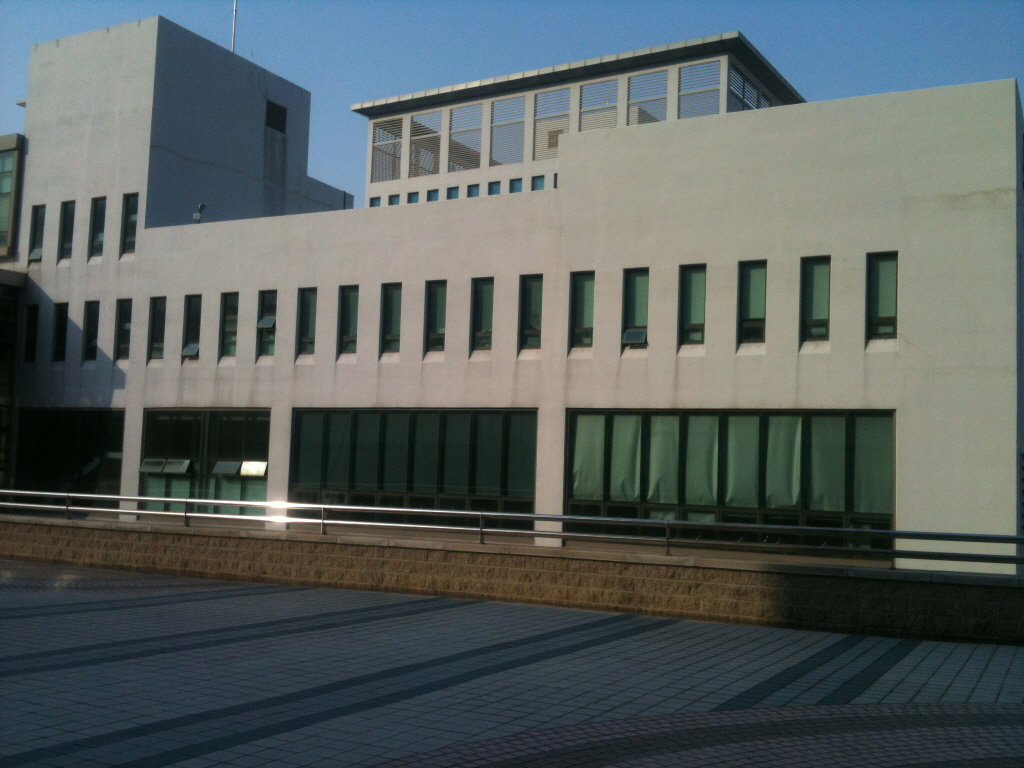
#> input picture dsu7.jpg, 1024 x 768 px, given in place of tracking1.avi, which was not available
$ jupyter execute ch14.ipynb
#> lines starting #> are read from the running program, lines starting #| are printed output that depends on the picture; after the words box and inside, x2 and y2 are one past the last pixel; in counts of white or black regions, pixels touching at a corner belong together; pictures that were not available may be replaced by others from this repository, and a replacement may not be noted
[cell 1]
import cv2
import numpy as np
cap = cv2.VideoCapture('tracking1.avi')
while(cap.isOpened):
    # Take each frame
    ret, frame = cap.read()
#> frame is the input picture: shape (768, 1024, 3); mean B, G, R 95.7, 96.2, 88.1
    if ret == False:
        break
    # Convert BGR to HSV
    hsv = cv2.cvtColor(frame, cv2.COLOR_BGR2HSV)
#> hsv: shape (768, 1024, 3); mean H, S, V 63.9, 67.1, 104.8
    # define range of blue color in HSV
    lower_blue = np.array([110,50,50])
    upper_blue = np.array([130,255,255])
    # Threshold the HSV image to get only blue colors
    mask = cv2.inRange(hsv, lower_blue, upper_blue)
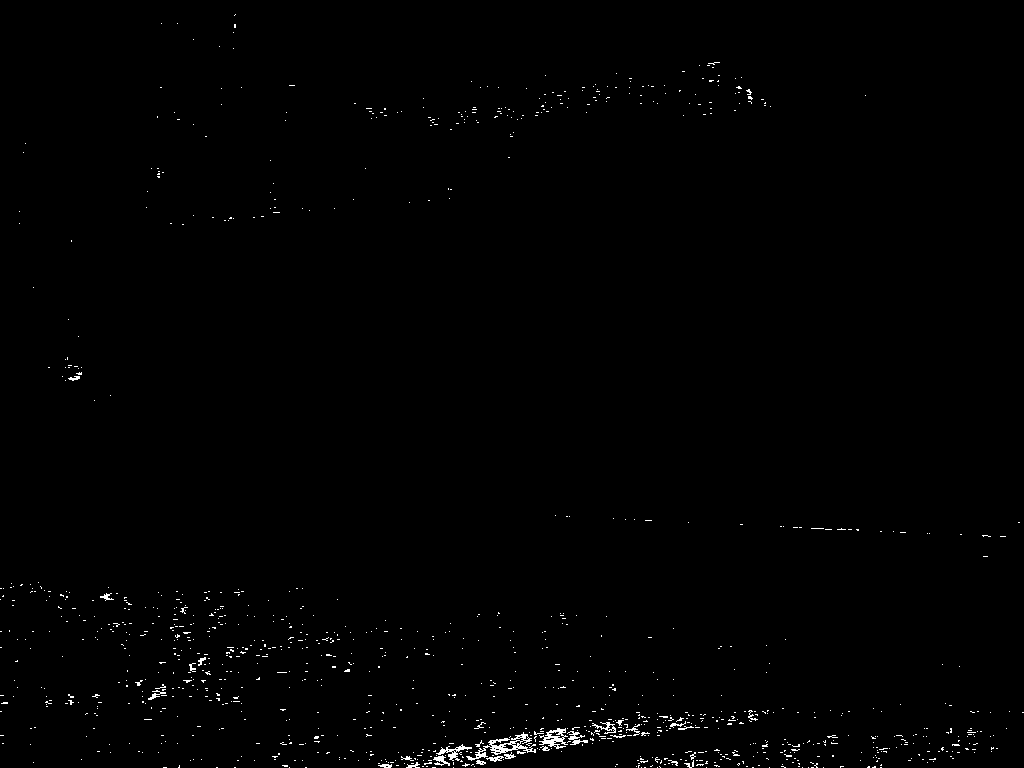
#> mask: shape (768, 1024); 0.65% white in thin lines or dots
    # Bitwise-AND mask and original image
    res = cv2.bitwise_and(frame,frame, mask= mask)
    cv2.imshow('frame',frame)
    cv2.imshow('mask',mask)
    cv2.imshow('res',res)
    k = cv2.waitKey(5) & 0xFF
#> (key Esc is pressed here)
    if k == 27:
        break
cap.release()
cv2.destroyAllWindows()

[cell 2]
import cv2
import numpy as np
from matplotlib import pyplot as plt

[cell 3]
img = cv2.imread('sIMG_2180.jpg',0)
#> img: shape (768, 1024); min 0, max 255, mean 93.7
ret,thresh1 = cv2.threshold(img,127,255,cv2.THRESH_BINARY)
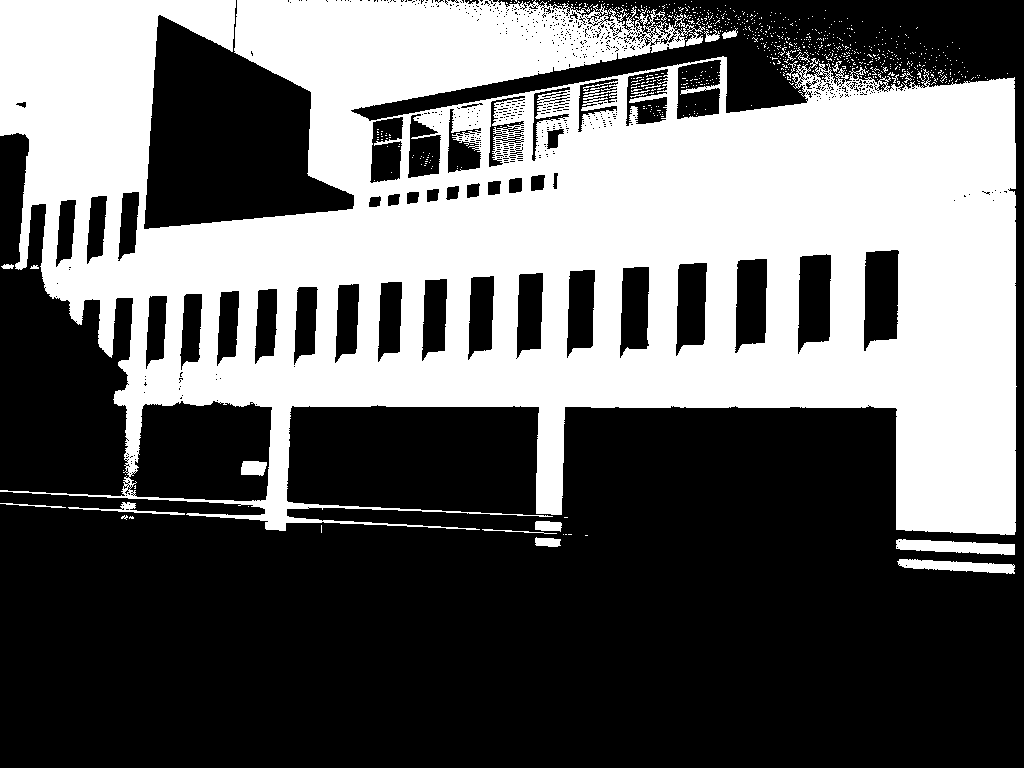
#> thresh1: shape (768, 1024); 40.2% white; 783 white regions (760 under 20 px), largest, box (x1, y1, x2, y2) and area: (0, 0, 1017, 535) 310466, (896, 539, 1015, 555) 1270, (897, 559, 1015, 574) 1044

[cell 4]
titles = ['Original Image','BINARY']
images = [img, thresh1]

for i in range(2):
    plt.subplot(1,2,i+1),plt.imshow(images[i],'gray')
    plt.title(titles[i])
    plt.xticks([]),plt.yticks([])

plt.show()
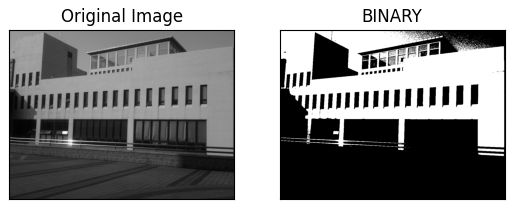
#> figure drawn by matplotlib, 2 panels

[cell 5]
import cv2
import numpy as np
from matplotlib import pyplot as plt

img = cv2.imread('sIMG_2180.jpg',0)
img = cv2.medianBlur(img,5)
ret,th1 = cv2.threshold(img,127,255,cv2.THRESH_BINARY)
#> th1: shape (768, 1024); 40.1% white; 70 white regions (48 under 20 px), largest, box (x1, y1, x2, y2) and area: (0, 0, 1016, 535) 311766, (896, 539, 1015, 555) 1267, (898, 559, 1015, 574) 1041
th2 = cv2.adaptiveThreshold(img,255,cv2.ADAPTIVE_THRESH_MEAN_C,\
cv2.THRESH_BINARY,11,2)
#> th2: shape (768, 1024); 76.4% white; 3513 black regions (2863 under 20 px), largest, box (x1, y1, x2, y2) and area: (0, 558, 1024, 768) 15663, (138, 407, 539, 514) 14621, (563, 407, 896, 530) 13180
th3 = cv2.adaptiveThreshold(img,255,cv2.ADAPTIVE_THRESH_GAUSSIAN_C,\
cv2.THRESH_BINARY,11,2)
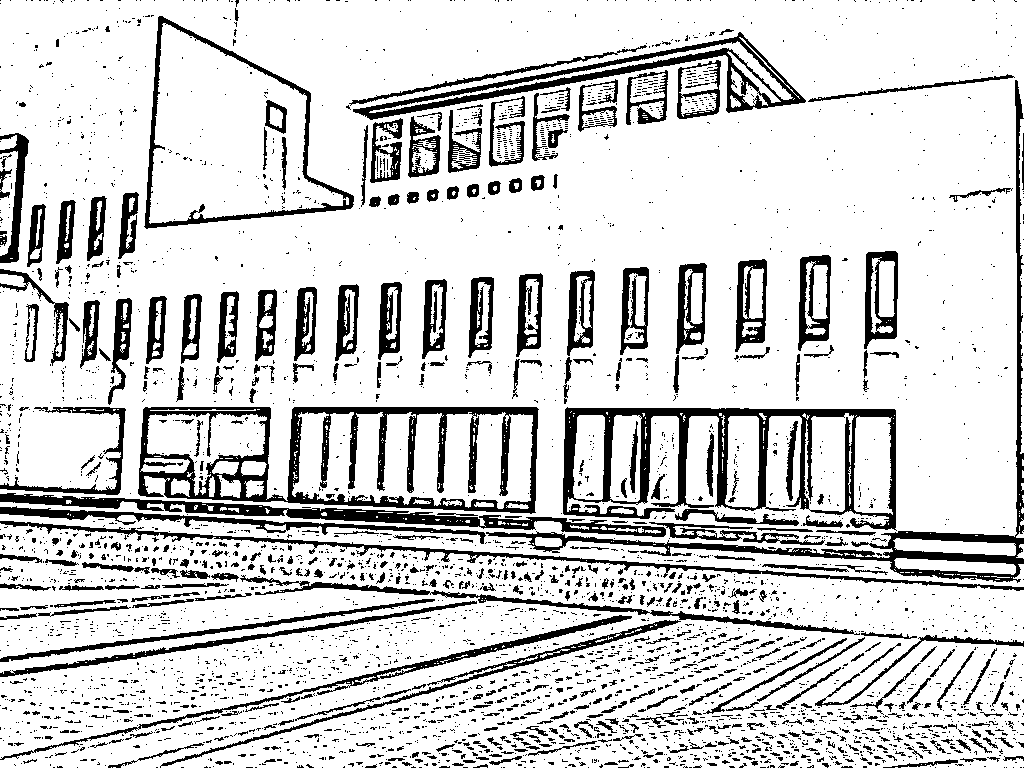
#> th3: shape (768, 1024); 82.2% white; 4002 black regions (3512 under 20 px), largest, box (x1, y1, x2, y2) and area: (138, 407, 539, 514) 12290, (563, 407, 897, 531) 10882, (486, 80, 1024, 583) 7547
#mbth3 = cv2.medianBlur(th3, 5)
titles = ['Original Image', 'Global Thresholding (v = 127)',
'Adaptive Mean Thresholding', 'Adaptive Gaussian Thresholding']
images = [img, th1, th2, th3]
for i in range(4):
    plt.subplot(2,2,i+1),plt.imshow(images[i],'gray')
    plt.title(titles[i])
    plt.xticks([]),plt.yticks([])
plt.show()

[cell 6]
import cv2
import numpy as np
from matplotlib import pyplot as plt

img = cv2.imread('sIMG_2168.jpg',0)
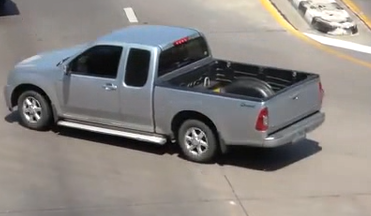
#> input picture car.png, 371 x 216 px, given in place of sIMG_2168.jpg, which was not available
#> img: shape (216, 371); min 0, max 255, mean 133.7

# global thresholding
ret1,th1 = cv2.threshold(img,127,255,cv2.THRESH_BINARY)
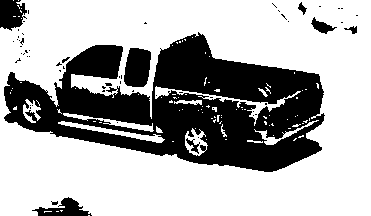
#> th1: shape (216, 371); 67.6% white; 60 black regions (51 under 20 px), largest, box (x1, y1, x2, y2) and area: (4, 32, 325, 172) 23393, (124, 48, 151, 87) 872, (0, 0, 27, 31) 627

# Otsu's thresholding
ret2,th2 = cv2.threshold(img,0,255,cv2.THRESH_BINARY+cv2.THRESH_OTSU)
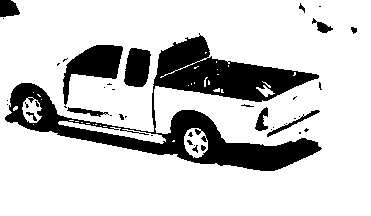
#> th2: shape (216, 371); 79.9% white; 42 black regions (29 under 20 px), largest, box (x1, y1, x2, y2) and area: (5, 33, 322, 171) 12435, (63, 45, 123, 105) 1572, (124, 48, 151, 87) 832
#> ret2 = 99

# Otsu's thresholding after Gaussian filtering
blur = cv2.GaussianBlur(img,(5,5),0)
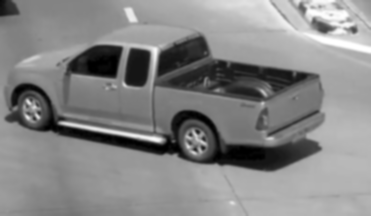
#> blur: shape (216, 371); min 0, max 255, mean 133.7
ret3,th3 = cv2.threshold(blur,0,255,cv2.THRESH_BINARY+cv2.THRESH_OTSU)
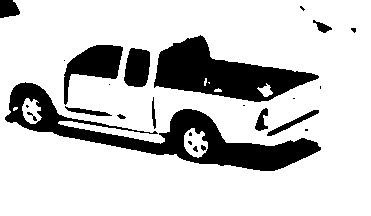
#> th3: shape (216, 371); 79.7% white; 25 black regions (12 under 20 px), largest, box (x1, y1, x2, y2) and area: (5, 82, 321, 171) 7251, (154, 35, 319, 102) 5358, (64, 45, 123, 105) 1560
#> ret3 = 101

# plot all the images and their histograms
images = [img, 0, th1,
img, 0, th2,
blur, 0, th3]
titles = ['Original Noisy Image','Histogram','Global Thresholding (v=127)',
'Original Noisy Image','Histogram',"Otsu's Thresholding",
'Gaussian filtered Image','Histogram',"Otsu's Thresholding"]
for i in range(3):
    plt.subplot(3,3,i*3+1),plt.imshow(images[i*3],'gray')
    plt.title(titles[i*3]), plt.xticks([]), plt.yticks([])
    plt.subplot(3,3,i*3+2),plt.hist(images[i*3].ravel(),256)
    plt.title(titles[i*3+1]), plt.xticks([]), plt.yticks([])
    plt.subplot(3,3,i*3+3),plt.imshow(images[i*3+2],'gray')
    plt.title(titles[i*3+2]), plt.xticks([]), plt.yticks([])
plt.show()
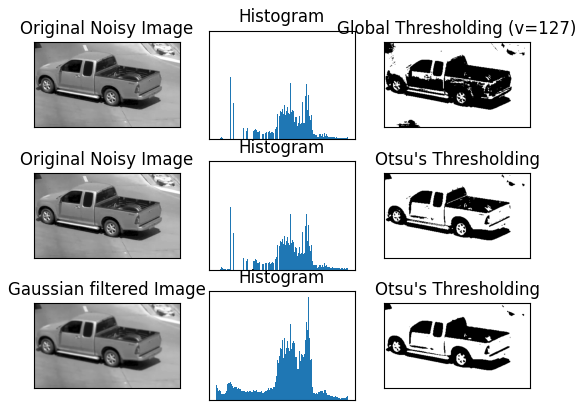
#> figure drawn by matplotlib, 9 panels

[cell 7]
img = cv2.imread('sIMG_2168.jpg',0)
blur = cv2.GaussianBlur(img,(5,5),0)
# find normalized_histogram, and its cumulative distribution function

[cell 8]
hist = cv2.calcHist([blur],[0],None,[256],[0,256])
#> hist = 256 values, max 1574 at index 179, min 20 at index 241, mean 313
hist_norm = hist.ravel()/hist.max()
#> hist_norm = 256 values, max 1 at index 179, min 0.0127 at index 241, mean 0.199
Q = hist_norm.cumsum()
#> Q = 256 values from 0.156 to 50.91

bins = np.arange(256)

fn_min = np.inf
thresh = -1

for i in range(1,256):
    p1,p2 = np.hsplit(hist_norm,[i]) # probabilities
    q1,q2 = Q[i],Q[255]-Q[i] # cum sum of classes
    b1,b2 = np.hsplit(bins,[i]) # weights

    # finding means and variances
    m1,m2 = np.sum(p1*b1)/q1, np.sum(p2*b2)/q2
    v1,v2 = np.sum(((b1-m1)**2)*p1)/q1,np.sum(((b2-m2)**2)*p2)/q2

    # calculates the minimization function
    fn = v1*q1 + v2*q2
    if fn < fn_min:
        fn_min = fn
        thresh = i
#> this loop made 255 passes
#> (p1, q1, q2, m1, m2, v1, v2, fn) on passes 1 to 6: ([0.156], 0.306, 50.61, 0, 134.5, 0, 2642.3, 133715.7), ([0.156, 0.15], 0.421, 50.49, 0.356, 134.8, 0.195, 2595.5, 131047.5), ([0.156, 0.15, 0.115], 0.542, 50.37, 0.701, 135.1, 0.524, 2561.5, 129024.3), ([0.156, 0.15, 0.115, 0.121], 0.616, 50.3, 1.21, 135.3, 1.13, 2523.4, 126918.8), ([0.156, 0.15, 0.115, 0.121, 0.0737], 0.704, 50.21, 1.47, 135.6, 1.64, 2502.6, 125651), ([0.156, 0.15, 0.115, 0.121, 0.0737, 0.0883], 0.798, 50.11, 1.85, 135.8, 2.53, 2477.3, 124149.6)
#> (q1, q2, m1, m2, v1, v2, fn, fn_min) on passes 9 to 14: (1.07, 49.84, 3.17, 136.5, 6.43, 2399.1, 119589.3, 119589.3), (1.14, 49.77, 3.67, 136.7, 8.22, 2373.3, 118127, 118127), (1.2, 49.71, 4.12, 136.8, 9.96, 2352, 116937.5, 116937.5), (1.25, 49.66, 4.44, 137, 11.42, 2336.8, 116065.6, 116065.6), (1.31, 49.61, 4.72, 137.1, 13.01, 2323.1, 115256, 115256), (1.37, 49.54, 5.03, 137.3, 14.96, 2308.7, 114390.3, 114390.3)

# find otsu's threshold value with OpenCV function
ret, otsu = cv2.threshold(blur,0,255,cv2.THRESH_BINARY+cv2.THRESH_OTSU)
print (thresh,ret)
#| 102 101.0
